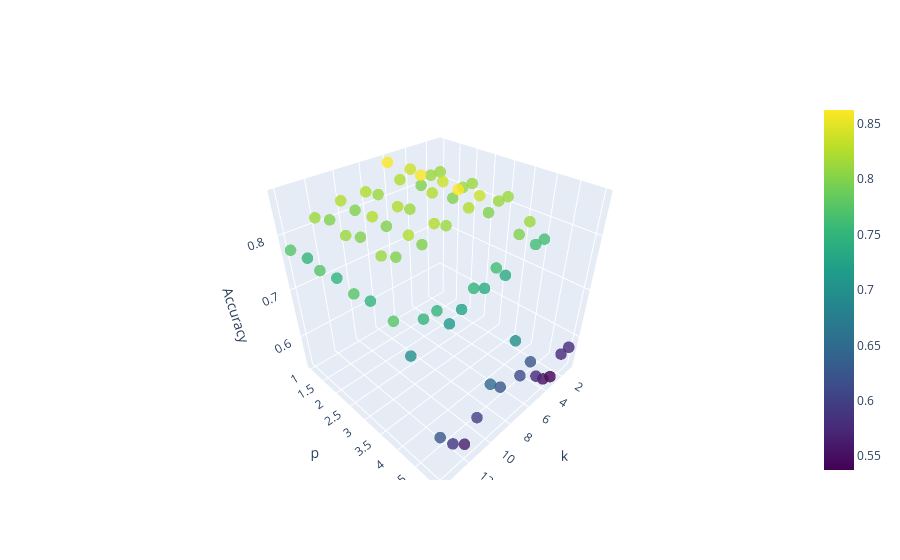

Notebook cell for this chart:
### Code cell
X_train_np = np.array(X_train) 
X_test_np = np.array(X_test)

y_train_np = np.array(y_train)
y_test_np = np.array(y_test)

k_values = list(range(1, 15))
p_values = list(range(1, 6))
results = []

for k in k_values:
    for p in p_values:
        y_pred = knn_minkowski_distance(X_train_np, y_train_np, X_test_np, k, p)
        accuracy = accuracy_score(y_test_np, y_pred)
        results.append((k, p, accuracy))

results_df = pd.DataFrame(results, columns=['k', 'p', 'Accuracy'])

fig = go.Figure(data=[go.Scatter3d(
    x=results_df['k'],
    y=results_df['p'],
    z=results_df['Accuracy'],
    mode='markers',
    marker=dict(
        size=4,
        color=results_df['Accuracy'],
        colorscale='Viridis',
        showscale=True,
        opacity=0.8
    ),
    text=[f"k={k}, p={p}, Acc={acc:.2f}" for k, p, acc in results]
)])

fig.update_layout(scene=dict(
    xaxis_title='k',
    yaxis_title='p',
    zaxis_title='Accuracy'
))

fig.show()

best_result = max(results, key=lambda x: x[2])
best_k, best_p, best_accuracy = best_result
print("Best k value:", best_k)
print("Best p value:", best_p)
print("Best accuracy:", best_accuracy)

new_row = {
    'Technique': 'knn_minkowski_distance',
    'Standardization': 'None',
    'Best value of k': best_k,
    'Accuracy': best_accuracy
}

knn = knn.append(new_row, ignore_index=True)

### Figure 1 — Plotly figure (JSON) as saved in the notebook; plotly's stock layout.template omitted (floating-point values rounded to 4 significant figures)
{"data": [{"marker": {"color": [0.8125, 0.8125, 0.8125, 0.7625, 0.575, 0.8125, 0.8125, 0.8125, 0.7625, 0.575, 0.8, 0.8, 0.8, 0.8125, 0.5375, 0.8375, 0.8375, 0.8375, 0.8, 0.55, 0.825, 0.825, 0.825, 0.7375, 0.575, 0.8625, 0.8625, 0.8625, 0.7625, 0.625, 0.8125, 0.8125, 0.8125, 0.7375, 0.6125, 0.825, 0.825, 0.825, 0.75, 0.7, 0.8, 0.8, 0.8, 0.725, 0.625, 0.825, 0.825, 0.825, 0.7125, 0.65, 0.8, 0.8, 0.8, 0.75, 0.6, 0.8125, 0.8125, 0.8125, 0.75, 0.5625, 0.75, 0.75, 0.75, 0.7, 0.5875, 0.775, 0.775, 0.775, 0.775, 0.625], "colorscale": [[0, "#440154"], [0.1111, "#482878"], [0.2222, "#3e4989"], [0.3333, "#31688e"], [0.4444, "#26828e"], [0.5556, "#1f9e89"], [0.6667, "#35b779"], [0.7778, "#6ece58"], [0.8889, "#b5de2b"], [1, "#fde725"]], "opacity": 0.8, "showscale": true, "size": 4}, "mode": "markers", "text": ["k=1, p=1, Acc=0.81", "k=1, p=2, Acc=0.81", "k=1, p=3, Acc=0.81", "k=1, p=4, Acc=0.76", "k=1, p=5, Acc=0.57", "k=2, p=1, Acc=0.81", "k=2, p=2, Acc=0.81", "k=2, p=3, Acc=0.81", "k=2, p=4, Acc=0.76", "k=2, p=5, Acc=0.57", "k=3, p=1, Acc=0.80", "k=3, p=2, Acc=0.80", "k=3, p=3, Acc=0.80", "k=3, p=4, Acc=0.81", "k=3, p=5, Acc=0.54", "k=4, p=1, Acc=0.84", "k=4, p=2, Acc=0.84", "k=4, p=3, Acc=0.84", "k=4, p=4, Acc=0.80", "k=4, p=5, Acc=0.55", "k=5, p=1, Acc=0.82", "k=5, p=2, Acc=0.82", "k=5, p=3, Acc=0.82", "k=5, p=4, Acc=0.74", "k=5, p=5, Acc=0.57", "k=6, p=1, Acc=0.86", "k=6, p=2, Acc=0.86", "k=6, p=3, Acc=0.86", "k=6, p=4, Acc=0.76", "k=6, p=5, Acc=0.62", "k=7, p=1, Acc=0.81", "k=7, p=2, Acc=0.81", "k=7, p=3, Acc=0.81", "k=7, p=4, Acc=0.74", "k=7, p=5, Acc=0.61", "k=8, p=1, Acc=0.82", "k=8, p=2, Acc=0.82", "k=8, p=3, Acc=0.82", "k=8, p=4, Acc=0.75", "k=8, p=5, Acc=0.70", "k=9, p=1, Acc=0.80", "k=9, p=2, Acc=0.80", "k=9, p=3, Acc=0.80", "k=9, p=4, Acc=0.72", "k=9, p=5, Acc=0.62", "k=10, p=1, Acc=0.82", "k=10, p=2, Acc=0.82", "k=10, p=3, Acc=0.82", "k=10, p=4, Acc=0.71", "k=10, p=5, Acc=0.65", "k=11, p=1, Acc=0.80", "k=11, p=2, Acc=0.80", "k=11, p=3, Acc=0.80", "k=11, p=4, Acc=0.75", "k=11, p=5, Acc=0.60", "k=12, p=1, Acc=0.81", "k=12, p=2, Acc=0.81", "k=12, p=3, Acc=0.81", "k=12, p=4, Acc=0.75", "k=12, p=5, Acc=0.56", "k=13, p=1, Acc=0.75", "k=13, p=2, Acc=0.75", "k=13, p=3, Acc=0.75", "k=13, p=4, Acc=0.70", "k=13, p=5, Acc=0.59", "k=14, p=1, Acc=0.78", "k=14, p=2, Acc=0.78", "k=14, p=3, Acc=0.78", "k=14, p=4, Acc=0.78", "k=14, p=5, Acc=0.62"], "type": "scatter3d", "x": [1, 1, 1, 1, 1, 2, 2, 2, 2, 2, 3, 3, 3, 3, 3, 4, 4, 4, 4, 4, 5, 5, 5, 5, 5, 6, 6, 6, 6, 6, 7, 7, 7, 7, 7, 8, 8, 8, 8, 8, 9, 9, 9, 9, 9, 10, 10, 10, 10, 10, 11, 11, 11, 11, 11, 12, 12, 12, 12, 12, 13, 13, 13, 13, 13, 14, 14, 14, 14, 14], "y": [1, 2, 3, 4, 5, 1, 2, 3, 4, 5, 1, 2, 3, 4, 5, 1, 2, 3, 4, 5, 1, 2, 3, 4, 5, 1, 2, 3, 4, 5, 1, 2, 3, 4, 5, 1, 2, 3, 4, 5, 1, 2, 3, 4, 5, 1, 2, 3, 4, 5, 1, 2, 3, 4, 5, 1, 2, 3, 4, 5, 1, 2, 3, 4, 5, 1, 2, 3, 4, 5], "z": [0.8125, 0.8125, 0.8125, 0.7625, 0.575, 0.8125, 0.8125, 0.8125, 0.7625, 0.575, 0.8, 0.8, 0.8, 0.8125, 0.5375, 0.8375, 0.8375, 0.8375, 0.8, 0.55, 0.825, 0.825, 0.825, 0.7375, 0.575, 0.8625, 0.8625, 0.8625, 0.7625, 0.625, 0.8125, 0.8125, 0.8125, 0.7375, 0.6125, 0.825, 0.825, 0.825, 0.75, 0.7, 0.8, 0.8, 0.8, 0.725, 0.625, 0.825, 0.825, 0.825, 0.7125, 0.65, 0.8, 0.8, 0.8, 0.75, 0.6, 0.8125, 0.8125, 0.8125, 0.75, 0.5625, 0.75, 0.75, 0.75, 0.7, 0.5875, 0.775, 0.775, 0.775, 0.775, 0.625]}], "layout": {"scene": {"xaxis": {"title": {"text": "k"}}, "yaxis": {"title": {"text": "p"}}, "zaxis": {"title": {"text": "Accuracy"}}}}}
